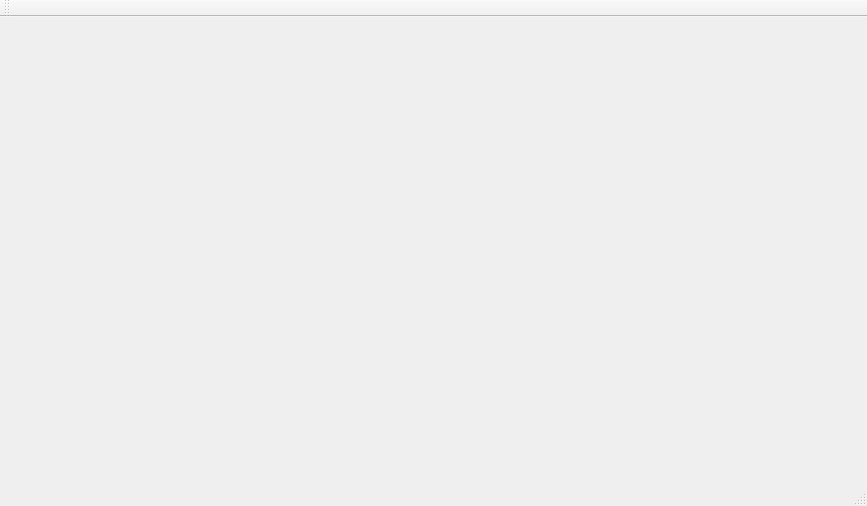
<?xml version="1.0" encoding="UTF-8"?>
<ui version="4.0">
 <class>MainWindow</class>
 <widget class="QMainWindow" name="MainWindow">
  <property name="geometry">
   <rect>
    <x>0</x>
    <y>0</y>
    <width>867</width>
    <height>506</height>
   </rect>
  </property>
  <property name="font">
   <font>
    <family>宋体</family>
    <pointsize>10</pointsize>
   </font>
  </property>
  <property name="windowTitle">
   <string>iTool</string>
  </property>
  <widget class="QWidget" name="centralwidget"/>
  <widget class="QMenuBar" name="menubar">
   <property name="geometry">
    <rect>
     <x>0</x>
     <y>0</y>
     <width>867</width>
     <height>23</height>
    </rect>
   </property>
  </widget>
  <widget class="QStatusBar" name="statusbar">
   <property name="toolTip">
    <string/>
   </property>
   <property name="statusTip">
    <string>世界人民大团结万岁!</string>
   </property>
  </widget>
  <widget class="QToolBar" name="toolBar">
   <property name="windowTitle">
    <string>toolBar</string>
   </property>
   <attribute name="toolBarArea">
    <enum>TopToolBarArea</enum>
   </attribute>
   <attribute name="toolBarBreak">
    <bool>false</bool>
   </attribute>
  </widget>
 </widget>
 <resources/>
 <connections/>
</ui>
